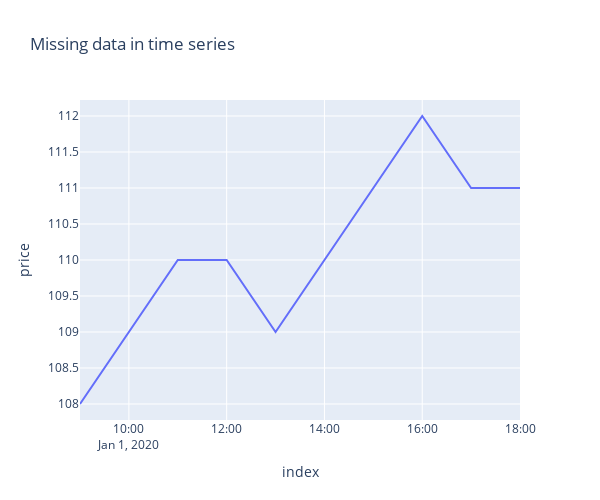

This figure's notebook cell:
### Markdown cell above
# Removing missing data

### Code cell
df_plotly = df_plotly.dropna()
px.line(df_plotly, 'index', 'price', width=600, height=500,
        title='Missing data in time series')

### Figure 1 — Plotly figure (JSON) as saved in the notebook; plotly's stock layout.template omitted (floating-point values rounded to 4 significant figures)
{"data": [{"hovertemplate": "index=%{x}<br>price=%{y}<extra></extra>", "legendgroup": "", "line": {"color": "#636efa", "dash": "solid"}, "mode": "lines", "name": "", "showlegend": false, "type": "scatter", "x": ["2020-01-01T09:00:00", "2020-01-01T10:00:00", "2020-01-01T11:00:00", "2020-01-01T12:00:00", "2020-01-01T13:00:00", "2020-01-01T16:00:00", "2020-01-01T17:00:00", "2020-01-01T18:00:00"], "xaxis": "x", "y": [108, 109, 110, 110, 109, 112, 111, 111], "yaxis": "y"}], "layout": {"height": 500, "legend": {"tracegroupgap": 0}, "title": {"text": "Missing data in time series"}, "width": 600, "xaxis": {"anchor": "y", "domain": [0, 1], "title": {"text": "index"}}, "yaxis": {"anchor": "x", "domain": [0, 1], "title": {"text": "price"}}}}
